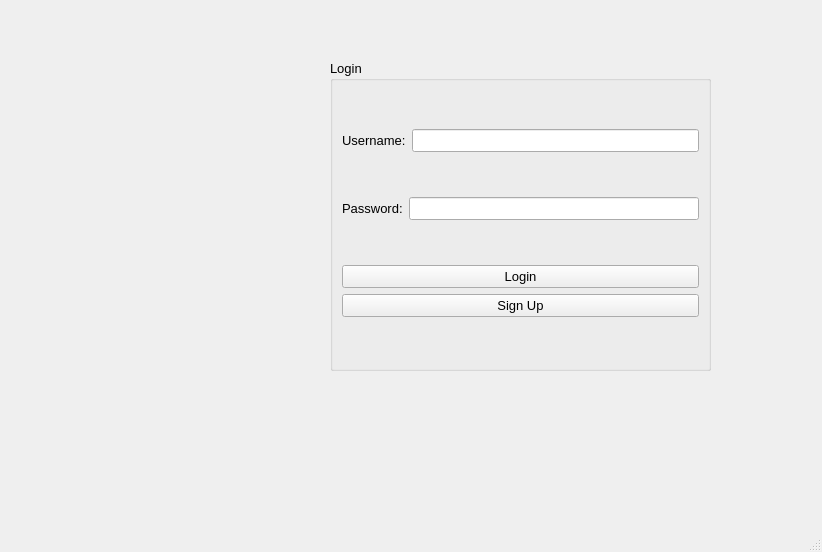
<?xml version="1.0" encoding="UTF-8"?>
<ui version="4.0">
 <class>login</class>
 <widget class="QMainWindow" name="login">
  <property name="enabled">
   <bool>true</bool>
  </property>
  <property name="geometry">
   <rect>
    <x>0</x>
    <y>0</y>
    <width>822</width>
    <height>552</height>
   </rect>
  </property>
  <property name="sizePolicy">
   <sizepolicy hsizetype="Fixed" vsizetype="Fixed">
    <horstretch>0</horstretch>
    <verstretch>0</verstretch>
   </sizepolicy>
  </property>
  <property name="maximumSize">
   <size>
    <width>822</width>
    <height>552</height>
   </size>
  </property>
  <property name="windowTitle">
   <string>MainWindow</string>
  </property>
  <widget class="QWidget" name="centralwidget">
   <widget class="QGroupBox" name="groupBox">
    <property name="geometry">
     <rect>
      <x>330</x>
      <y>60</y>
      <width>381</width>
      <height>311</height>
     </rect>
    </property>
    <property name="font">
     <font>
      <pointsize>10</pointsize>
      <weight>50</weight>
      <bold>false</bold>
     </font>
    </property>
    <property name="title">
     <string>Login</string>
    </property>
    <layout class="QVBoxLayout" name="verticalLayout_2">
     <item>
      <layout class="QHBoxLayout" name="horizontalLayout_2">
       <item>
        <widget class="QLabel" name="label_username">
         <property name="text">
          <string>Username:</string>
         </property>
        </widget>
       </item>
       <item>
        <widget class="QLineEdit" name="lineEdit_username"/>
       </item>
      </layout>
     </item>
     <item>
      <layout class="QHBoxLayout" name="horizontalLayout">
       <item>
        <widget class="QLabel" name="label_password">
         <property name="text">
          <string>Password:</string>
         </property>
        </widget>
       </item>
       <item>
        <widget class="QLineEdit" name="lineEdit_password">
         <property name="inputMask">
          <string/>
         </property>
         <property name="text">
          <string/>
         </property>
         <property name="echoMode">
          <enum>QLineEdit::Password</enum>
         </property>
        </widget>
       </item>
      </layout>
     </item>
     <item>
      <layout class="QVBoxLayout" name="verticalLayout">
       <item>
        <widget class="QPushButton" name="pushButton_login">
         <property name="text">
          <string>Login</string>
         </property>
        </widget>
       </item>
       <item>
        <widget class="QPushButton" name="pushButton_signUp">
         <property name="text">
          <string>Sign Up</string>
         </property>
        </widget>
       </item>
      </layout>
     </item>
    </layout>
    <zorder></zorder>
    <zorder></zorder>
    <zorder></zorder>
   </widget>
   <widget class="QLabel" name="label_picture">
    <property name="geometry">
     <rect>
      <x>50</x>
      <y>80</y>
      <width>251</width>
      <height>291</height>
     </rect>
    </property>
    <property name="text">
     <string/>
    </property>
   </widget>
  </widget>
  <widget class="QMenuBar" name="menubar">
   <property name="geometry">
    <rect>
     <x>0</x>
     <y>0</y>
     <width>822</width>
     <height>20</height>
    </rect>
   </property>
  </widget>
  <widget class="QStatusBar" name="statusbar"/>
 </widget>
 <resources/>
 <connections/>
</ui>
